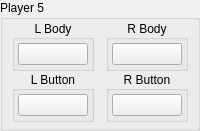
                                      <widget class="QGroupBox" name="player5Group">
                                        <property name="title">
                                          <string>Player 5</string>
                                        </property>
                                        <layout class="QHBoxLayout" name="horizontalLayout_10">
                                          <property name="spacing">
                                            <number>6</number>
                                          </property>
                                          <property name="leftMargin">
                                            <number>6</number>
                                          </property>
                                          <property name="topMargin">
                                            <number>0</number>
                                          </property>
                                          <property name="rightMargin">
                                            <number>6</number>
                                          </property>
                                          <property name="bottomMargin">
                                            <number>6</number>
                                          </property>
                                          <item>
                                            <widget class="QWidget" name="player5LeftJoycon"
                                              native="true">
                                              <layout class="QVBoxLayout"
                                                name="buttonMiscButtonsLeftJoyconVerticalLayout_10">
                                                <property name="spacing">
                                                  <number>0</number>
                                                </property>
                                                <property name="leftMargin">
                                                  <number>0</number>
                                                </property>
                                                <property name="topMargin">
                                                  <number>0</number>
                                                </property>
                                                <property name="rightMargin">
                                                  <number>0</number>
                                                </property>
                                                <property name="bottomMargin">
                                                  <number>0</number>
                                                </property>
                                                <item alignment="Qt::AlignHCenter">
                                                  <widget class="QGroupBox"
                                                    name="player5LeftBodyGroup">
                                                    <property name="title">
                                                      <string>L Body</string>
                                                    </property>
                                                    <property name="alignment">
                                                      <set>Qt::AlignCenter</set>
                                                    </property>
                                                    <layout class="QVBoxLayout"
                                                      name="verticalLayout_50">
                                                      <property name="spacing">
                                                        <number>3</number>
                                                      </property>
                                                      <property name="leftMargin">
                                                        <number>3</number>
                                                      </property>
                                                      <property name="topMargin">
                                                        <number>3</number>
                                                      </property>
                                                      <property name="rightMargin">
                                                        <number>3</number>
                                                      </property>
                                                      <property name="bottomMargin">
                                                        <number>3</number>
                                                      </property>
                                                      <item>
                                                        <widget class="QPushButton"
                                                          name="player5_left_body_button">
                                                          <property name="sizePolicy">
                                                            <sizepolicy hsizetype="Fixed"
                                                              vsizetype="Fixed">
                                                              <horstretch>0</horstretch>
                                                              <verstretch>0</verstretch>
                                                            </sizepolicy>
                                                          </property>
                                                          <property name="minimumSize">
                                                            <size>
                                                              <width>68</width>
                                                              <height>0</height>
                                                            </size>
                                                          </property>
                                                          <property name="maximumSize">
                                                            <size>
                                                              <width>68</width>
                                                              <height>16777215</height>
                                                            </size>
                                                          </property>
                                                          <property name="styleSheet">
                                                            <string notr="true">min-width: 68px;</string>
                                                          </property>
                                                          <property name="text">
                                                            <string />
                                                          </property>
                                                        </widget>
                                                      </item>
                                                    </layout>
                                                  </widget>
                                                </item>
                                                <item alignment="Qt::AlignHCenter">
                                                  <widget class="QGroupBox"
                                                    name="player5LeftButtonsGroup">
                                                    <property name="title">
                                                      <string>L Button</string>
                                                    </property>
                                                    <property name="alignment">
                                                      <set>Qt::AlignCenter</set>
                                                    </property>
                                                    <layout class="QVBoxLayout"
                                                      name="verticalLayout_51">
                                                      <property name="spacing">
                                                        <number>3</number>
                                                      </property>
                                                      <property name="leftMargin">
                                                        <number>3</number>
                                                      </property>
                                                      <property name="topMargin">
                                                        <number>3</number>
                                                      </property>
                                                      <property name="rightMargin">
                                                        <number>3</number>
                                                      </property>
                                                      <property name="bottomMargin">
                                                        <number>3</number>
                                                      </property>
                                                      <item>
                                                        <widget class="QPushButton"
                                                          name="player5_left_buttons_button">
                                                          <property name="sizePolicy">
                                                            <sizepolicy hsizetype="Fixed"
                                                              vsizetype="Fixed">
                                                              <horstretch>0</horstretch>
                                                              <verstretch>0</verstretch>
                                                            </sizepolicy>
                                                          </property>
                                                          <property name="minimumSize">
                                                            <size>
                                                              <width>68</width>
                                                              <height>0</height>
                                                            </size>
                                                          </property>
                                                          <property name="maximumSize">
                                                            <size>
                                                              <width>68</width>
                                                              <height>16777215</height>
                                                            </size>
                                                          </property>
                                                          <property name="styleSheet">
                                                            <string notr="true">min-width: 68px;</string>
                                                          </property>
                                                          <property name="text">
                                                            <string />
                                                          </property>
                                                        </widget>
                                                      </item>
                                                    </layout>
                                                  </widget>
                                                </item>
                                              </layout>
                                            </widget>
                                          </item>
                                          <item>
                                            <widget class="QWidget" name="player5RightJoycon"
                                              native="true">
                                              <layout class="QVBoxLayout"
                                                name="buttonMiscButtonsRightJoyconVerticalLayout_10">
                                                <property name="spacing">
                                                  <number>0</number>
                                                </property>
                                                <property name="leftMargin">
                                                  <number>0</number>
                                                </property>
                                                <property name="topMargin">
                                                  <number>0</number>
                                                </property>
                                                <property name="rightMargin">
                                                  <number>0</number>
                                                </property>
                                                <property name="bottomMargin">
                                                  <number>0</number>
                                                </property>
                                                <item alignment="Qt::AlignHCenter">
                                                  <widget class="QGroupBox"
                                                    name="player5RightBodyGroup">
                                                    <property name="title">
                                                      <string>R Body</string>
                                                    </property>
                                                    <property name="alignment">
                                                      <set>Qt::AlignCenter</set>
                                                    </property>
                                                    <layout class="QVBoxLayout"
                                                      name="verticalLayout_48">
                                                      <property name="spacing">
                                                        <number>3</number>
                                                      </property>
                                                      <property name="leftMargin">
                                                        <number>3</number>
                                                      </property>
                                                      <property name="topMargin">
                                                        <number>3</number>
                                                      </property>
                                                      <property name="rightMargin">
                                                        <number>3</number>
                                                      </property>
                                                      <property name="bottomMargin">
                                                        <number>3</number>
                                                      </property>
                                                      <item>
                                                        <widget class="QPushButton"
                                                          name="player5_right_body_button">
                                                          <property name="sizePolicy">
                                                            <sizepolicy hsizetype="Fixed"
                                                              vsizetype="Fixed">
                                                              <horstretch>0</horstretch>
                                                              <verstretch>0</verstretch>
                                                            </sizepolicy>
                                                          </property>
                                                          <property name="minimumSize">
                                                            <size>
                                                              <width>68</width>
                                                              <height>0</height>
                                                            </size>
                                                          </property>
                                                          <property name="maximumSize">
                                                            <size>
                                                              <width>68</width>
                                                              <height>16777215</height>
                                                            </size>
                                                          </property>
                                                          <property name="styleSheet">
                                                            <string notr="true">min-width: 68px;</string>
                                                          </property>
                                                          <property name="text">
                                                            <string />
                                                          </property>
                                                        </widget>
                                                      </item>
                                                    </layout>
                                                  </widget>
                                                </item>
                                                <item alignment="Qt::AlignHCenter">
                                                  <widget class="QGroupBox"
                                                    name="player5RightButtonsGroup">
                                                    <property name="title">
                                                      <string>R Button</string>
                                                    </property>
                                                    <property name="alignment">
                                                      <set>Qt::AlignCenter</set>
                                                    </property>
                                                    <layout class="QVBoxLayout"
                                                      name="verticalLayout_49">
                                                      <property name="spacing">
                                                        <number>3</number>
                                                      </property>
                                                      <property name="leftMargin">
                                                        <number>3</number>
                                                      </property>
                                                      <property name="topMargin">
                                                        <number>3</number>
                                                      </property>
                                                      <property name="rightMargin">
                                                        <number>3</number>
                                                      </property>
                                                      <property name="bottomMargin">
                                                        <number>3</number>
                                                      </property>
                                                      <item>
                                                        <widget class="QPushButton"
                                                          name="player5_right_buttons_button">
                                                          <property name="sizePolicy">
                                                            <sizepolicy hsizetype="Fixed"
                                                              vsizetype="Fixed">
                                                              <horstretch>0</horstretch>
                                                              <verstretch>0</verstretch>
                                                            </sizepolicy>
                                                          </property>
                                                          <property name="minimumSize">
                                                            <size>
                                                              <width>68</width>
                                                              <height>0</height>
                                                            </size>
                                                          </property>
                                                          <property name="maximumSize">
                                                            <size>
                                                              <width>68</width>
                                                              <height>16777215</height>
                                                            </size>
                                                          </property>
                                                          <property name="styleSheet">
                                                            <string notr="true">min-width: 68px;</string>
                                                          </property>
                                                          <property name="text">
                                                            <string />
                                                          </property>
                                                        </widget>
                                                      </item>
                                                    </layout>
                                                  </widget>
                                                </item>
                                              </layout>
                                            </widget>
                                          </item>
                                        </layout>
                                      </widget>
